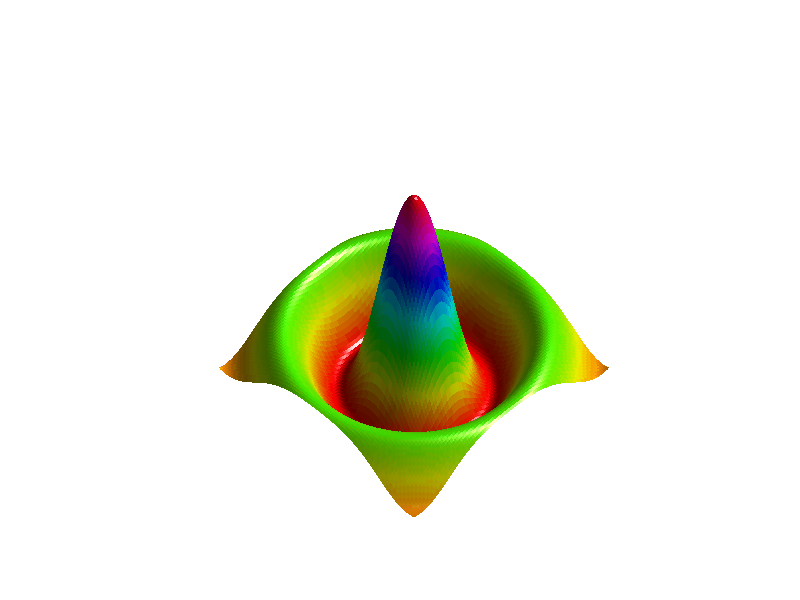

This figure's MATLAB source:
function lab06_4()
    figure;
    [x, y] = meshgrid(linspace(-8, 8), linspace(-8, 8));
    z = sin(sqrt(x .^ 2 + y .^ 2)) ./ sqrt(x .^ 2 + y .^ 2);
    surf(x, y, z, 'EdgeColor', 'none');
    colormap(hsv);
    axis off;
    view(45, 50);
    camzoom(1.6);
    light('Position',[8 8 1]);
end